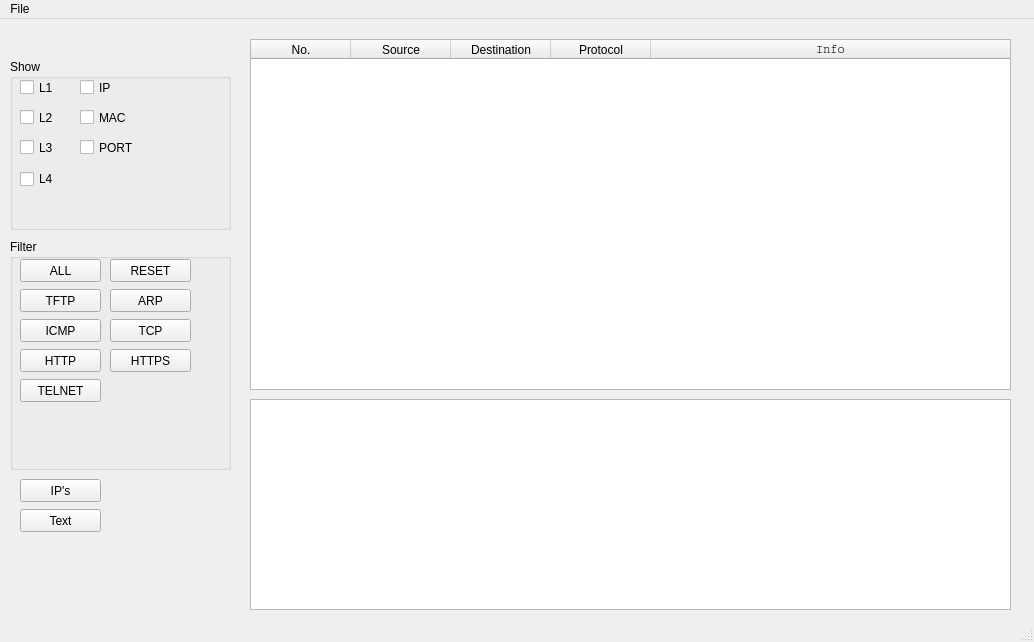
<?xml version="1.0" encoding="UTF-8"?>
<ui version="4.0">
 <class>MainWindow</class>
 <widget class="QMainWindow" name="MainWindow">
  <property name="geometry">
   <rect>
    <x>0</x>
    <y>0</y>
    <width>1034</width>
    <height>642</height>
   </rect>
  </property>
  <property name="windowTitle">
   <string>MainWindow</string>
  </property>
  <widget class="QWidget" name="centralwidget">
   <widget class="QTextEdit" name="textEdit">
    <property name="geometry">
     <rect>
      <x>250</x>
      <y>380</y>
      <width>761</width>
      <height>211</height>
     </rect>
    </property>
    <property name="font">
     <font>
      <family>Consolas</family>
     </font>
    </property>
    <property name="readOnly">
     <bool>false</bool>
    </property>
    <property name="textInteractionFlags">
     <set>Qt::TextEditable|Qt::TextSelectableByKeyboard</set>
    </property>
   </widget>
   <widget class="QTableWidget" name="tableWidget">
    <property name="geometry">
     <rect>
      <x>250</x>
      <y>20</y>
      <width>761</width>
      <height>351</height>
     </rect>
    </property>
    <property name="sizeIncrement">
     <size>
      <width>2</width>
      <height>2</height>
     </size>
    </property>
    <property name="lineWidth">
     <number>1</number>
    </property>
    <property name="sizeAdjustPolicy">
     <enum>QAbstractScrollArea::AdjustIgnored</enum>
    </property>
    <property name="gridStyle">
     <enum>Qt::SolidLine</enum>
    </property>
    <property name="sortingEnabled">
     <bool>true</bool>
    </property>
    <attribute name="horizontalHeaderDefaultSectionSize">
     <number>100</number>
    </attribute>
    <attribute name="horizontalHeaderStretchLastSection">
     <bool>true</bool>
    </attribute>
    <attribute name="verticalHeaderVisible">
     <bool>false</bool>
    </attribute>
    <attribute name="verticalHeaderMinimumSectionSize">
     <number>17</number>
    </attribute>
    <attribute name="verticalHeaderDefaultSectionSize">
     <number>20</number>
    </attribute>
    <attribute name="verticalHeaderShowSortIndicator" stdset="0">
     <bool>false</bool>
    </attribute>
    <column>
     <property name="text">
      <string>No.</string>
     </property>
    </column>
    <column>
     <property name="text">
      <string>Source</string>
     </property>
    </column>
    <column>
     <property name="text">
      <string>Destination</string>
     </property>
    </column>
    <column>
     <property name="text">
      <string>Protocol</string>
     </property>
    </column>
    <column>
     <property name="text">
      <string>Info</string>
     </property>
     <property name="font">
      <font>
       <family>Courier</family>
      </font>
     </property>
    </column>
   </widget>
   <widget class="QPushButton" name="pushButton">
    <property name="geometry">
     <rect>
      <x>20</x>
      <y>460</y>
      <width>81</width>
      <height>23</height>
     </rect>
    </property>
    <property name="text">
     <string>IP's</string>
    </property>
   </widget>
   <widget class="QGroupBox" name="groupBox">
    <property name="geometry">
     <rect>
      <x>10</x>
      <y>220</y>
      <width>221</width>
      <height>231</height>
     </rect>
    </property>
    <property name="title">
     <string>Filter</string>
    </property>
    <widget class="QPushButton" name="pushButton_2">
     <property name="geometry">
      <rect>
       <x>100</x>
       <y>50</y>
       <width>81</width>
       <height>23</height>
      </rect>
     </property>
     <property name="text">
      <string>ARP</string>
     </property>
    </widget>
    <widget class="QPushButton" name="pushButton_3">
     <property name="geometry">
      <rect>
       <x>100</x>
       <y>80</y>
       <width>81</width>
       <height>23</height>
      </rect>
     </property>
     <property name="text">
      <string>TCP</string>
     </property>
    </widget>
    <widget class="QPushButton" name="pushButton_4">
     <property name="geometry">
      <rect>
       <x>10</x>
       <y>50</y>
       <width>81</width>
       <height>23</height>
      </rect>
     </property>
     <property name="text">
      <string>TFTP</string>
     </property>
    </widget>
    <widget class="QPushButton" name="pushButton_5">
     <property name="geometry">
      <rect>
       <x>10</x>
       <y>20</y>
       <width>81</width>
       <height>23</height>
      </rect>
     </property>
     <property name="text">
      <string>ALL</string>
     </property>
    </widget>
    <widget class="QPushButton" name="pushButton_6">
     <property name="geometry">
      <rect>
       <x>10</x>
       <y>80</y>
       <width>81</width>
       <height>23</height>
      </rect>
     </property>
     <property name="text">
      <string>ICMP</string>
     </property>
    </widget>
    <widget class="QPushButton" name="pushButton_8">
     <property name="geometry">
      <rect>
       <x>100</x>
       <y>20</y>
       <width>81</width>
       <height>23</height>
      </rect>
     </property>
     <property name="text">
      <string>RESET</string>
     </property>
    </widget>
    <widget class="QPushButton" name="pushButton_9">
     <property name="geometry">
      <rect>
       <x>10</x>
       <y>110</y>
       <width>81</width>
       <height>23</height>
      </rect>
     </property>
     <property name="text">
      <string>HTTP</string>
     </property>
    </widget>
    <widget class="QPushButton" name="pushButton_10">
     <property name="geometry">
      <rect>
       <x>100</x>
       <y>110</y>
       <width>81</width>
       <height>23</height>
      </rect>
     </property>
     <property name="text">
      <string>HTTPS</string>
     </property>
    </widget>
    <widget class="QPushButton" name="pushButton_11">
     <property name="geometry">
      <rect>
       <x>10</x>
       <y>140</y>
       <width>81</width>
       <height>23</height>
      </rect>
     </property>
     <property name="text">
      <string>TELNET</string>
     </property>
    </widget>
   </widget>
   <widget class="QPushButton" name="pushButton_7">
    <property name="geometry">
     <rect>
      <x>20</x>
      <y>490</y>
      <width>81</width>
      <height>23</height>
     </rect>
    </property>
    <property name="text">
     <string>Text</string>
    </property>
   </widget>
   <widget class="QGroupBox" name="groupBox_2">
    <property name="geometry">
     <rect>
      <x>10</x>
      <y>40</y>
      <width>221</width>
      <height>171</height>
     </rect>
    </property>
    <property name="title">
     <string>Show</string>
    </property>
    <widget class="QCheckBox" name="checkBox_2">
     <property name="geometry">
      <rect>
       <x>10</x>
       <y>20</y>
       <width>61</width>
       <height>17</height>
      </rect>
     </property>
     <property name="text">
      <string>L1</string>
     </property>
    </widget>
    <widget class="QCheckBox" name="checkBox_3">
     <property name="geometry">
      <rect>
       <x>10</x>
       <y>50</y>
       <width>61</width>
       <height>17</height>
      </rect>
     </property>
     <property name="text">
      <string>L2</string>
     </property>
    </widget>
    <widget class="QCheckBox" name="checkBox_5">
     <property name="geometry">
      <rect>
       <x>10</x>
       <y>80</y>
       <width>61</width>
       <height>17</height>
      </rect>
     </property>
     <property name="text">
      <string>L3</string>
     </property>
    </widget>
    <widget class="QCheckBox" name="checkBox_6">
     <property name="geometry">
      <rect>
       <x>10</x>
       <y>110</y>
       <width>61</width>
       <height>20</height>
      </rect>
     </property>
     <property name="text">
      <string>L4</string>
     </property>
    </widget>
    <widget class="QCheckBox" name="checkBox_4">
     <property name="geometry">
      <rect>
       <x>70</x>
       <y>20</y>
       <width>81</width>
       <height>17</height>
      </rect>
     </property>
     <property name="text">
      <string>IP</string>
     </property>
    </widget>
    <widget class="QCheckBox" name="checkBox">
     <property name="geometry">
      <rect>
       <x>70</x>
       <y>50</y>
       <width>81</width>
       <height>17</height>
      </rect>
     </property>
     <property name="text">
      <string>MAC</string>
     </property>
    </widget>
    <widget class="QCheckBox" name="checkBox_7">
     <property name="geometry">
      <rect>
       <x>70</x>
       <y>80</y>
       <width>91</width>
       <height>17</height>
      </rect>
     </property>
     <property name="text">
      <string>PORT</string>
     </property>
    </widget>
   </widget>
  </widget>
  <widget class="QMenuBar" name="menubar">
   <property name="geometry">
    <rect>
     <x>0</x>
     <y>0</y>
     <width>1034</width>
     <height>21</height>
    </rect>
   </property>
   <widget class="QMenu" name="menuFile">
    <property name="title">
     <string>File</string>
    </property>
    <addaction name="actionOpen"/>
   </widget>
   <addaction name="menuFile"/>
  </widget>
  <widget class="QStatusBar" name="statusbar"/>
  <action name="actionOpen">
   <property name="text">
    <string>Open</string>
   </property>
  </action>
  <action name="actionSender_IP_s">
   <property name="text">
    <string>Sender IP's</string>
   </property>
  </action>
 </widget>
 <resources/>
 <connections/>
</ui>
